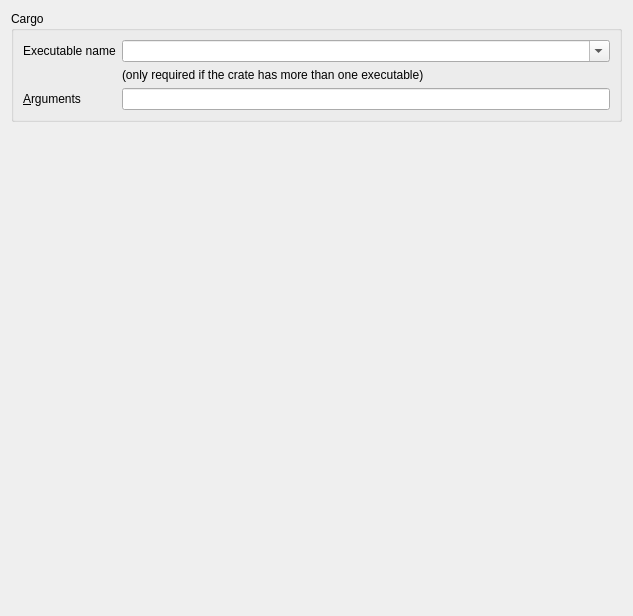
<?xml version="1.0" encoding="UTF-8"?>
<ui version="4.0">
 <class>CargoExecutionPage</class>
 <widget class="QWidget" name="CargoExecutionPage">
  <property name="geometry">
   <rect>
    <x>0</x>
    <y>0</y>
    <width>633</width>
    <height>616</height>
   </rect>
  </property>
  <layout class="QVBoxLayout" name="verticalLayout">
   <item>
    <widget class="QGroupBox" name="groupBox">
     <property name="sizePolicy">
      <sizepolicy hsizetype="Preferred" vsizetype="Preferred">
       <horstretch>0</horstretch>
       <verstretch>0</verstretch>
      </sizepolicy>
     </property>
     <property name="title">
      <string>Cargo</string>
     </property>
     <layout class="QFormLayout" name="formLayout">
      <property name="fieldGrowthPolicy">
       <enum>QFormLayout::ExpandingFieldsGrow</enum>
      </property>
      <item row="0" column="0">
       <widget class="QLabel" name="label">
        <property name="text">
         <string>Executable name</string>
        </property>
        <property name="buddy">
         <cstring>identifier</cstring>
        </property>
       </widget>
      </item>
      <item row="0" column="1">
       <widget class="QComboBox" name="identifier">
        <property name="sizePolicy">
         <sizepolicy hsizetype="Expanding" vsizetype="Fixed">
          <horstretch>0</horstretch>
          <verstretch>0</verstretch>
         </sizepolicy>
        </property>
        <property name="editable">
         <bool>true</bool>
        </property>
       </widget>
      </item>
      <item row="1" column="1">
       <widget class="QLabel" name="label_2">
        <property name="text">
         <string>(only required if the crate has more than one executable)</string>
        </property>
       </widget>
      </item>
      <item row="1" column="0">
       <widget class="QLabel" name="label_3">
        <property name="text">
         <string/>
        </property>
       </widget>
      </item>
      <item row="2" column="0">
       <widget class="QLabel" name="argumentsLabel">
        <property name="text">
         <string>&amp;Arguments</string>
        </property>
        <property name="buddy">
         <cstring>arguments</cstring>
        </property>
       </widget>
      </item>
      <item row="2" column="1">
       <widget class="QLineEdit" name="arguments"/>
      </item>
     </layout>
    </widget>
   </item>
   <item>
    <spacer name="verticalSpacer_2">
     <property name="orientation">
      <enum>Qt::Vertical</enum>
     </property>
     <property name="sizeHint" stdset="0">
      <size>
       <width>20</width>
       <height>40</height>
      </size>
     </property>
    </spacer>
   </item>
  </layout>
 </widget>
 <resources/>
 <connections/>
</ui>
